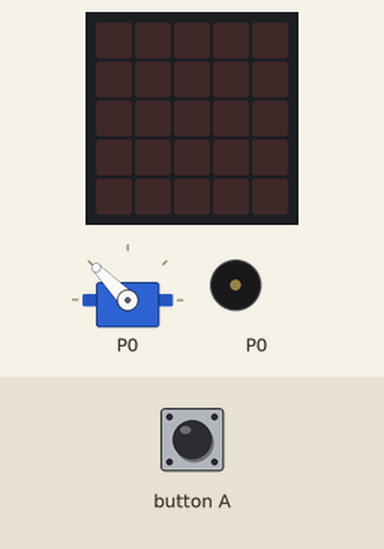
Bench run of a program on a simulated BBC micro:bit (MakeCode). Shown: servo, the board's 5×5 LED display, buzzer (waves = sounding). Inputs (shaded band) come from the test bench.

Above: at 1.2 s.
1.3 s: button A pressed for 0.15 s
At 4.3 s:
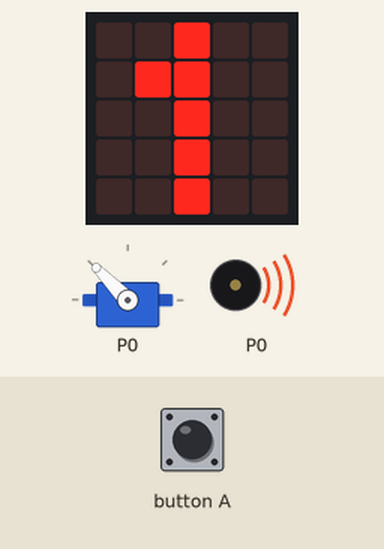
At 7.0 s:
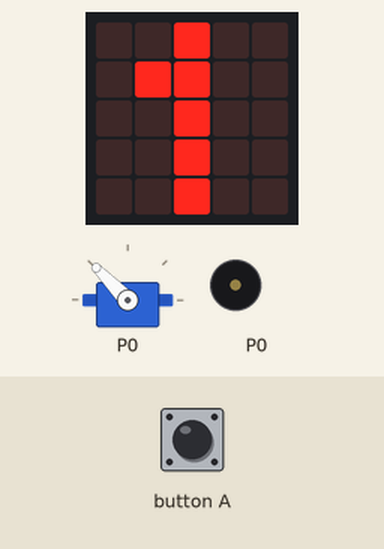
Timing chart, 0 to 8.5 s (numbered marks = the images above; inputs shaded):
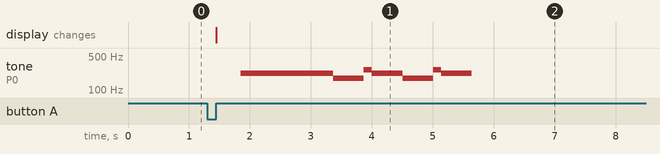

Measured:
- after the input at 1.3 s, tone on P0: silent → 220 Hz after 0.55 s, then repeats every 1.1 s: 175 Hz 0.51 s, 262 Hz 0.13 s, 220 Hz 0.51 s, until it stays silent from 5.6 s; the display: changes after 0.15 s (image 1)

The program:

main.ts
```typescript
input.onButtonPressed(Button.A, function () {
    basic.showLeds(`
        . . # . .
        . # # . .
        . . # . .
        . . # . .
        . . # . .
        `)
    music.playTone(220, music.beat(BeatFraction.Whole))
    music.playTone(220, music.beat(BeatFraction.Whole))
    music.playTone(220, music.beat(BeatFraction.Whole))
    music.playTone(175, music.beat(BeatFraction.Whole))
    music.playTone(262, music.beat(BeatFraction.Quarter))
    music.playTone(220, music.beat(BeatFraction.Whole))
    music.playTone(175, music.beat(BeatFraction.Whole))
    music.playTone(262, music.beat(BeatFraction.Quarter))
    music.playTone(220, music.beat(BeatFraction.Whole))
})
basic.forever(function () {
    pins.servoWritePin(AnalogPin.P0, 134)
})
```

test.ts
```typescript
// Hier kann man Tests durchführen; diese Datei wird nicht kompiliert, wenn dieses Paket als Erweiterung verwendet wird.
```
